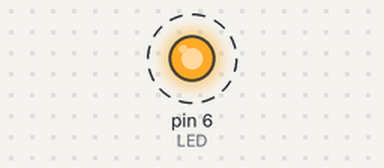
The sketch below on a simulated Arduino Uno, built with avr-gcc and run on an emulated ATmega328P. Parts: output pins drawn as LEDs (lit = HIGH). Dashed ring = blinking.

Above: at 0.5 s.
Timing chart, 0 to 4.6 s (numbered marks = the images above):
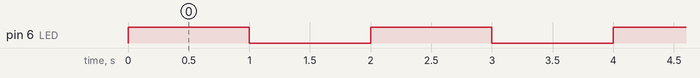

The sketch:

sketch_Blink.ino
```cpp
/* Мерцание светодиода */

const int LED = 6;                // Определение номера порта для LED

void setup() {
  pinMode(LED, OUTPUT);            // Конфигурация порта как выход
}

void loop() {
  digitalWrite(LED, HIGH);        // Зажечь светодиод...
  delay(1000);                    // ... на 1000 мс = 1 сек
  digitalWrite(LED, LOW);         // Погасить светодиод...
  delay(1000);                    // ... на 1000 мс = 1 сек
}
```

Measured:
- by itself, pin 6 (LED): alternates HIGH for 1.0 s and LOW for 1.0 s
